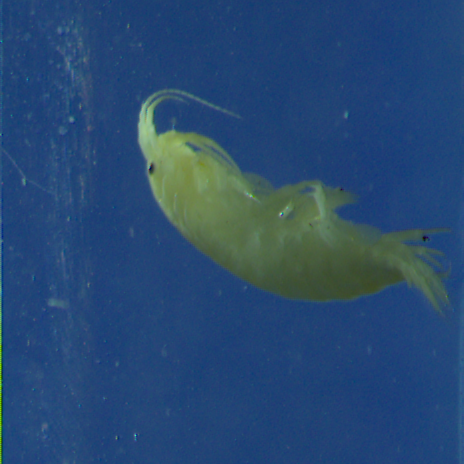
#> input picture src/week4/pillow_practice/shrimp1.png, 464 x 464 px
$ python operations.py
#> lines starting #> are read from the running program, lines starting #| are printed output that depends on the picture
from PIL import Image, ImageOps

image = Image.open('shrimp1.png')
#> image is the input picture: PIL image 464x464 RGB; mean R, G, B 40, 73.8, 113.2

mirror = ImageOps.mirror(image)
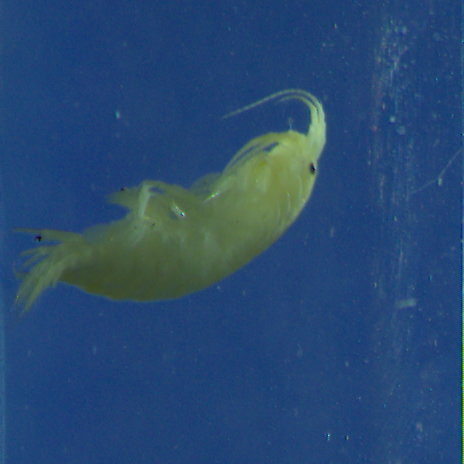
#> mirror: PIL image 464x464 RGB; mean R, G, B 40, 73.8, 113.2
invert = ImageOps.invert(image.convert('RGB'))
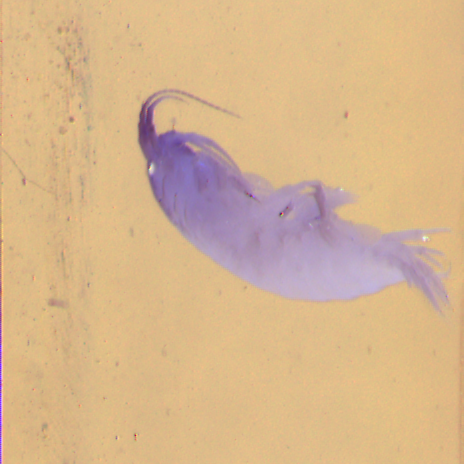
#> invert: PIL image 464x464 RGB; mean R, G, B 215, 181.2, 141.8

mirror.show()
invert.show()

$ run again, with src/week4/pillow_practice/shrimp2.png copied over src/week4/pillow_practice/shrimp1.png
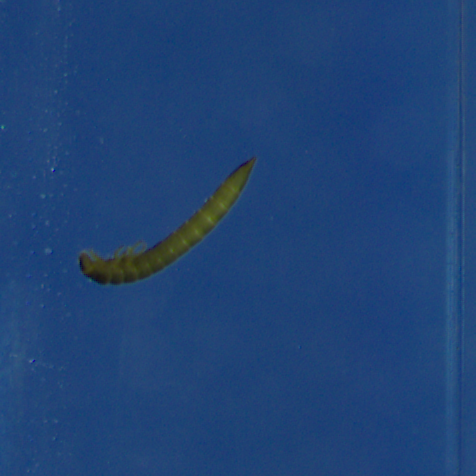
#> input picture src/week4/pillow_practice/shrimp2.png, 476 x 476 px
#> image is the input picture: PIL image 476x476 RGB; mean R, G, B 32, 67, 116.7
#> `mirror = ImageOps.mirror(image)`:
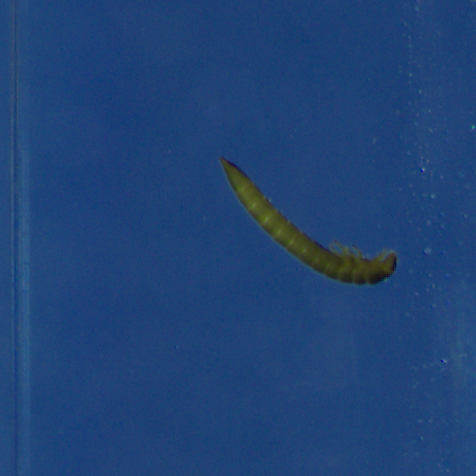
#> mirror: PIL image 476x476 RGB; mean R, G, B 32, 67, 116.7
#> `invert = ImageOps.invert(image.convert('RGB'))`:
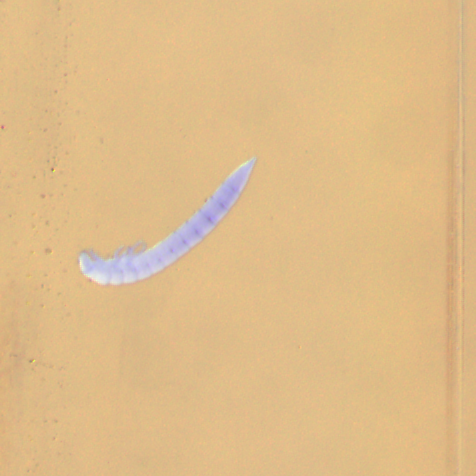
#> invert: PIL image 476x476 RGB; mean R, G, B 223, 188, 138.3
